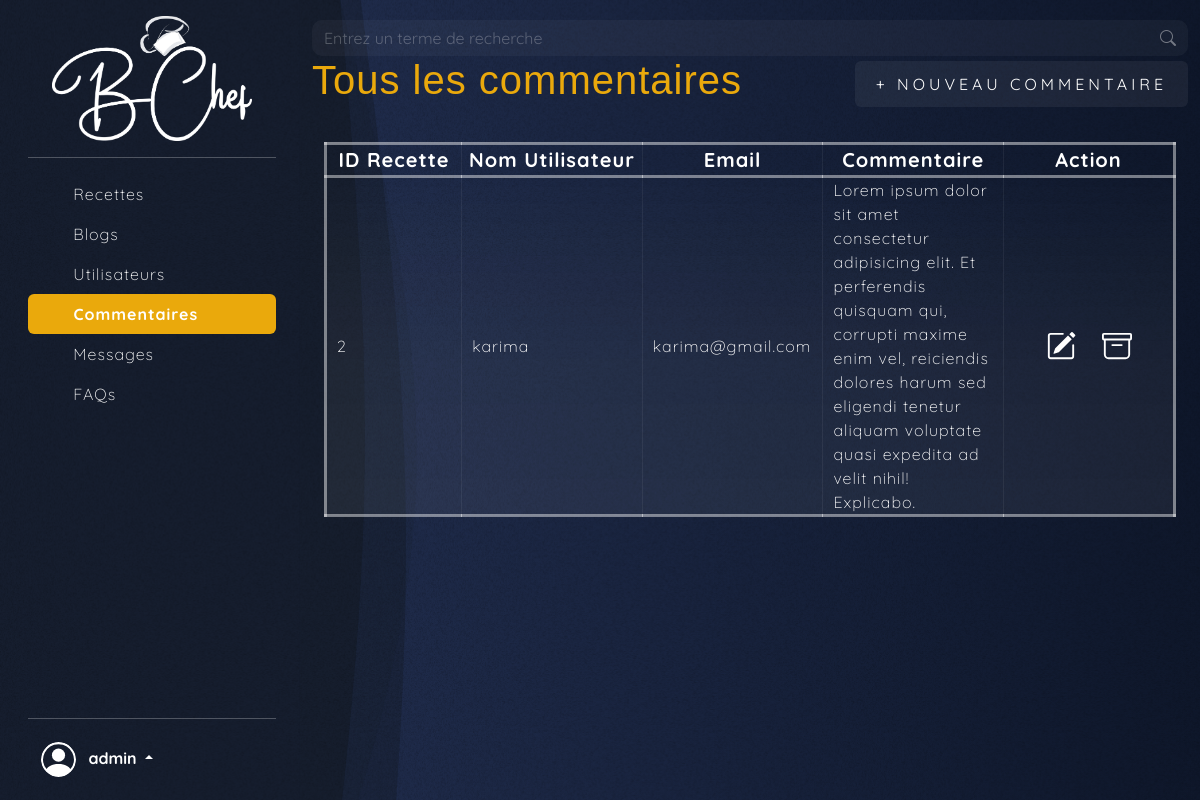
/admin/admin_commentaires.php (signed in), run on the app's committed database.
### tables this page shows
CREATE TABLE `commentaires` (
  `id_commentaire` int(11) NOT NULL,
  `id_recette` int(11) NOT NULL,
  `nom_utilisateur` varchar(255) NOT NULL,
  `email` varchar(255) DEFAULT NULL,
  `commentaire` text NOT NULL,
  `date_commentaire` timestamp NOT NULL DEFAULT current_timestamp()
);

### admin/admin_commentaires.php (the view, shortened to what this page needs)
<?php
include 'header_admin.php';
$connexion = connexion();
try
{
    function getCommentaires($connexion) {
        $res = $connexion->prepare("SELECT * FROM commentaires");
        $res->execute();
        return $res->fetchAll(PDO::FETCH_ASSOC);
    }
    $commentaires = getCommentaires($connexion);
} catch (PDOException $e) {
    echo "Erreur : " . $e->getMessage();
}
?>
<div class="box">
  <div class="form-content">
    <div class="row">
      <div class="col-12">
        <div class="d-flex justify-content-between align-items-center">
          <h1>Tous les commentaires</h1>
          <div class="modal-block">
            <button type="button" class="btn boutton" data-bs-toggle="modal" data-bs-target="#create_Modal"
              data-bs-whatever="@mdo">+ Nouveau commentaire</button>
          </div>
        </div>
        <main>
          <div class="container marketing">
            <div class="row">
              <div class="col-md-12">
                <table class="w-100 p-3 main-table">
                  <tr class="text-center fs-5">
                    <th>ID Recette</th>
                    <th>Nom Utilisateur</th>
                    <th>Email</th>
                    <th>Commentaire</th>
                    <th>Action</th>
                  </tr>
                  <?php foreach ($commentaires as $commentaire): ?>
                    <tr>
                      <td><?php echo $commentaire['id_recette'];?></td>
                      <td><?php echo $commentaire['nom_utilisateur'];?></td>
                      <td><?php echo $commentaire['email'];?></td>
                      <td><?php echo $commentaire['commentaire'];?></td>
                      <td>
                        <div class="d-flex justify-content-center react p-1">
                          <div class="edit">
                            <a href="edit_commentaires.php?id_commentaire=<?php echo $commentaire['id_commentaire'];?>&action=edit"
                              class="btn btn-white">
                            </a>
                          </div>
                          <div class="delete">
                            <a href="delete_commentaires.php?id_commentaire=<?php echo $commentaire['id_commentaire'];?>"
                              class="btn btn-white">
                            </a>
                          </div>
                        </div>
                      </td>
                    </tr>
                  <?php endforeach; ?>
                </table>
              </div>
            </div>
          </div>
        </main>
      </div>
    </div>
  </div>
</div>
</body>
</html>

### admin/style.css (style rules this page uses)
* { margin: 0; padding: 0; -webkit-box-sizing: border-box; box-sizing: border-box; }
body { font-family: "Quicksand", sans-serif; font-optical-sizing: auto; font-weight: 100; font-size: 16px; font-style: normal; letter-spacing: 1px; color: black; background: rgb(15,24,44); background: linear-gradient(270deg, #0f182c 0%, #27355a 100%); color: white; }
body::after { content: url(); background-image: url(../images/Background\ Noise.svg); background-size: cover; background-repeat: repeat; background-position: center; position: fixed; height: 100%; top: 0; left: 0; bottom: 0; right: 0; z-index: -1; }
h1 { font-family: "Archivo Black", sans-serif; font-optical-sizing: auto; font-weight: 500; font-size: 40px; color: #EAA90C; }
a { text-decoration: none; color: white; }
td { padding:0 10px; }
.boutton { background-color: #ffffff0f; position: relative; display: inline-block; padding: 10px 20px; color: #ffffff; font-size: 16px; text-decoration: none; text-transform: uppercase; overflow: hidden; transition: .5s; letter-spacing: 4px; }
.main-table { width: 100%; margin: 30px auto; background: rgb(255,255,255); background: linear-gradient(180deg, rgba(255,255,255,0) 0%, rgba(255,255,255,0.05085784313725494) 60%, rgba(255, 255, 255, 0.060) 100%); }
.main-table td,.main-table th { border: 1px solid #ffffff0f; max-width: 150px; word-wrap: break-word; }
.main-table tr { border: 3px solid #ffffff70; }

### data on the page
commentaires: id_recette "2", nom_utilisateur "karima", email "karima@gmail.com", commentaire "Lorem ipsum dolor sit amet consectetur adipisicing elit. Et perferendis quisquam qui, corrupti maxime enim vel, reiciendis dolores harum sed eligendi tenetur aliquam voluptate quasi expedita ad velit nihil! Explicabo."

### other printed values
$_SESSION['admin'] "admin"
